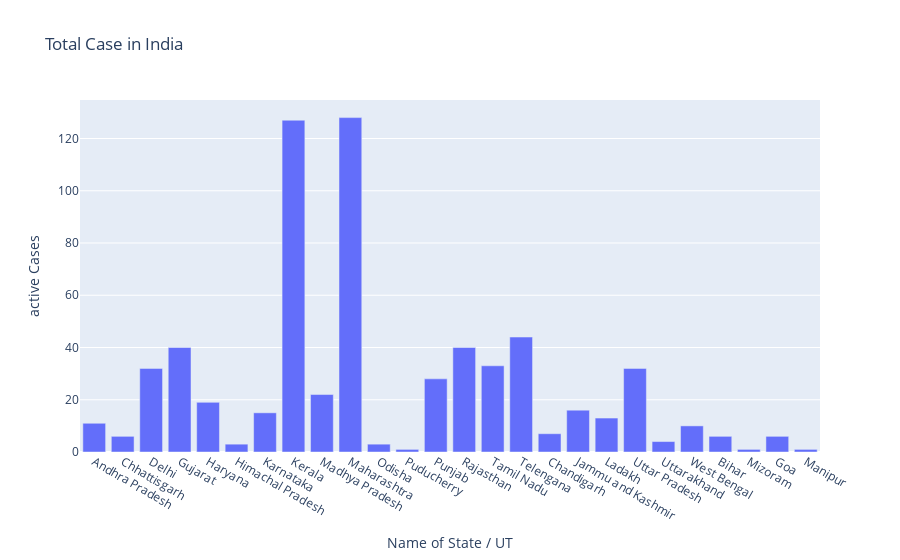

Notebook cell for this chart:
### Markdown cell above
Matplotlib  and Plotly

### Code cell
fig = plt.figure()
axes = fig.add_axes([0,0,1,1])
axes.bar(df['Name of State / UT'],df['Active Cases'])
axes.set_title('Active Cases')
plt.show()

fig = go.Figure()
fig.add_trace(go.Bar(x=df['Name of State / UT'],y=df['Active Cases']))
fig.update_layout(title='Total Case in India', xaxis = dict(title='Name of State / UT'), yaxis=dict(title='active Cases'))

### Figure 1 — Plotly figure (JSON) as saved in the notebook; plotly's stock layout.template omitted (floating-point values rounded to 4 significant figures)
{"data": [{"type": "bar", "x": ["Andhra Pradesh", "Chhattisgarh", "Delhi", "Gujarat", "Haryana", "Himachal Pradesh", "Karnataka", "Kerala", "Madhya Pradesh", "Maharashtra", "Odisha", "Puducherry", "Punjab", "Rajasthan", "Tamil Nadu", "Telengana", "Chandigarh", "Jammu and Kashmir", "Ladakh", "Uttar Pradesh", "Uttarakhand", "West Bengal", "Bihar", "Mizoram", "Goa", "Manipur"], "y": [11, 6, 32, 40, 19, 3, 15, 127, 22, 128, 3, 1, 28, 40, 33, 44, 7, 16, 13, 32, 4, 10, 6, 1, 6, 1]}], "layout": {"title": {"text": "Total Case in India"}, "xaxis": {"title": {"text": "Name of State / UT"}}, "yaxis": {"title": {"text": "active Cases"}}}}
